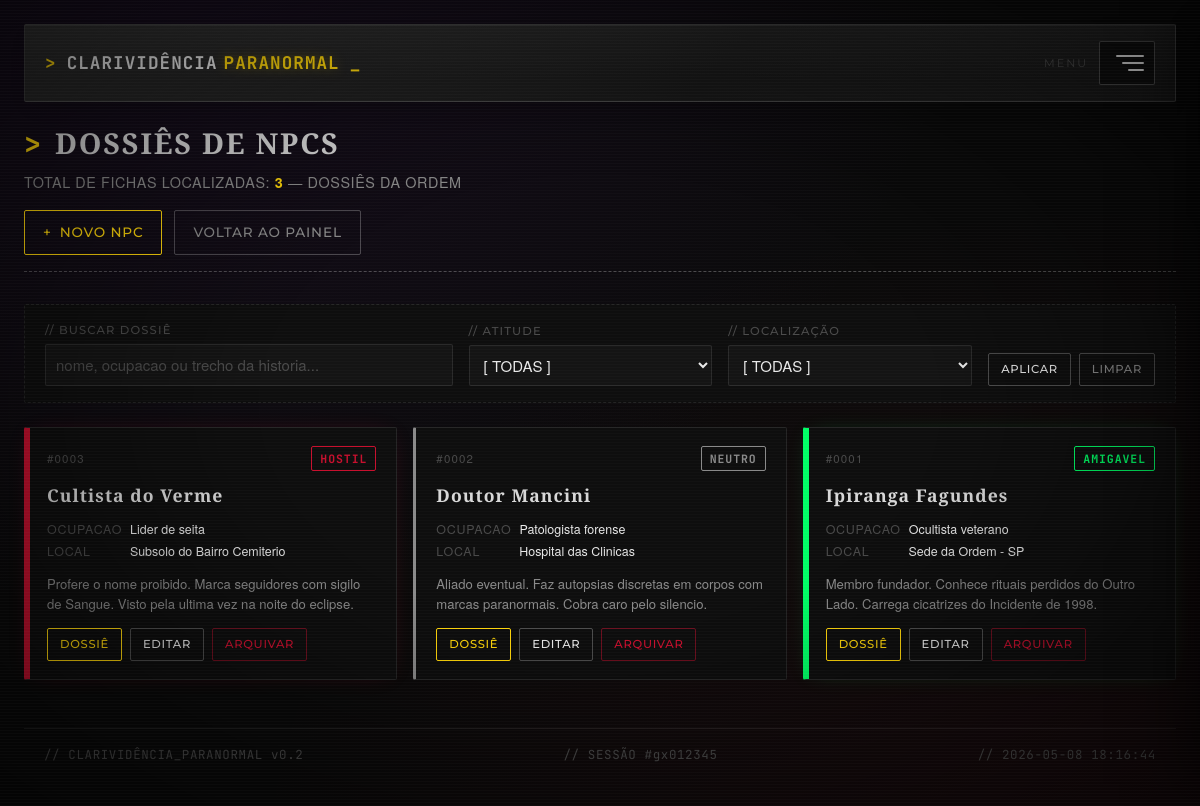
The page /npcs/listar.php on the database its author committed.
### tables this page shows
CREATE TABLE npcs (
    id            INT UNSIGNED AUTO_INCREMENT PRIMARY KEY,
    campanha_id   INT UNSIGNED NULL,
    nome          VARCHAR(120) NOT NULL,
    ocupacao      VARCHAR(120) NOT NULL,
    localizacao   VARCHAR(120) NOT NULL DEFAULT 'Desconhecida',
    atitude       ENUM('Amigavel','Neutro','Hostil') NOT NULL DEFAULT 'Neutro',
    foto_arquivo  VARCHAR(160) NULL,
    historia      TEXT         NOT NULL,
    criado_em     TIMESTAMP    NOT NULL DEFAULT CURRENT_TIMESTAMP,
    atualizado_em TIMESTAMP    NOT NULL DEFAULT CURRENT_TIMESTAMP
                                ON UPDATE CURRENT_TIMESTAMP,
    INDEX idx_npcs_nome        (nome),
    INDEX idx_npcs_atitude     (atitude),
    INDEX idx_npcs_localizacao (localizacao),
    INDEX idx_npcs_campanha    (campanha_id),
    CONSTRAINT fk_npc_campanha FOREIGN KEY (campanha_id)
        REFERENCES campanhas(id) ON DELETE SET NULL
);

### config.php (called while the page is built, shortened)
<?php
function getConexao(): PDO
{
    static $pdo = null;
    $dsn = sprintf(
        'mysql:host=%s;port=%d;dbname=%s;charset=%s',
        DB_HOST,
        DB_PORT,
        DB_NAME,
        DB_CHARSET
    );
    $opcoes = [
        PDO::ATTR_ERRMODE            => PDO::ERRMODE_EXCEPTION,
        PDO::ATTR_DEFAULT_FETCH_MODE => PDO::FETCH_ASSOC,
        PDO::ATTR_EMULATE_PREPARES   => false,
        PDO::MYSQL_ATTR_INIT_COMMAND => "SET NAMES utf8mb4 COLLATE utf8mb4_unicode_ci",
    ];
    try {
        $pdo = new PDO($dsn, DB_USER, DB_PASS, $opcoes);
    } catch (PDOException $e) {
        throw new RuntimeException(
            '[FALHA NO RITUAL DE CONEXÃO] ' . $e->getMessage(),
            (int) $e->getCode(),
            $e
        );
    }
    return $pdo;
}
function escapar(?string $valor): string
{
    return htmlspecialchars($valor ?? '', ENT_QUOTES | ENT_SUBSTITUTE, 'UTF-8');
}
function obterBaseUrl(): string
{
    static $base = null;
    if ($base !== null) {
        return $base;
    }
    $docRoot       = realpath((string) ($_SERVER['DOCUMENT_ROOT'] ?? ''));
    $caminhoConfig = realpath(__DIR__);
    $docRoot       = str_replace('\\', '/', $docRoot);
    $caminhoConfig = str_replace('\\', '/', $caminhoConfig);
    if (str_starts_with($caminhoConfig, $docRoot)) {
        $sub  = substr($caminhoConfig, strlen($docRoot));
        $base = rtrim($sub, '/');
    } else {
        $base = '';
    }
    return $base;
}
function url(string $caminho = '/'): string
{
    return obterBaseUrl() . $caminho;
}

### src/NpcRepositorio.php (called while the page is built, shortened)
<?php
require_once __DIR__ . '/../config.php';
final class NpcRepositorio
{
    private PDO $pdo;
    public function __construct(?PDO $pdo = null)
    {
        $this->pdo = $pdo ?? getConexao();
    }
    public function listar(array $filtros = []): array
    {
        $sql    = 'SELECT id, campanha_id, nome, ocupacao, localizacao, atitude, foto_arquivo,
                          historia, criado_em, atualizado_em
                   FROM npcs';
        $where  = [];
        $params = [];
        $atitude = $filtros['atitude'] ?? null;
        $localizacao = $filtros['localizacao'] ?? null;
        $busca = $filtros['busca'] ?? null;
        $sql .= ' ORDER BY nome ASC';
        $stmt = $this->pdo->prepare($sql);
        $stmt->execute($params);
        return $stmt->fetchAll();
    }
}

### npcs/listar.php (the view, shortened to what this page needs)
<?php
require_once __DIR__ . '/../config.php';
require_once __DIR__ . '/../src/NpcRepositorio.php';
$filtroAtitude     = isset($_GET['atitude'])     ? (string) $_GET['atitude']     : '';
$filtroLocalizacao = isset($_GET['localizacao']) ? (string) $_GET['localizacao'] : '';
$filtroBusca       = isset($_GET['busca'])       ? trim((string) $_GET['busca']) : '';
try {
    $repo = new NpcRepositorio();
    $npcs = $repo->listar([
        'atitude'     => $filtroAtitude,
        'localizacao' => $filtroLocalizacao,
        'busca'       => $filtroBusca,
    ]);
} catch (Throwable $e) {
    definirFlash('erro', 'Falha ao consultar NPCs: ' . $e->getMessage());
    $npcs         = [];
    $localizacoes = [];
}
require __DIR__ . '/../views/cabecalho.php';
?>
<section class="cabecalho-pagina">
    <h1 class="cabecalho-pagina__titulo">
        <span class="cabecalho-pagina__prompt">&gt;</span>
        DOSSIÊS DE NPCS
    </h1>
    <p class="cabecalho-pagina__subtitulo">
        TOTAL DE FICHAS LOCALIZADAS: <strong><?= count($npcs) ?></strong>
        — DOSSIÊS DA ORDEM
    </p>
    <div class="cabecalho-pagina__acoes">
        <a href="<?= escapar(url('/npcs/formulario.php')) ?>" class="botao botao--primario">
            <span aria-hidden="true">+</span> NOVO NPC
        </a>
        <a href="<?= escapar(url('/index.php')) ?>" class="botao botao--secundario">VOLTAR AO PAINEL</a>
    </div>
</section>
<form method="GET" class="filtros" aria-label="Filtros de NPCs">
    <div class="filtros__grupo filtros__grupo--busca">
        <label for="filtro-busca" class="filtros__rotulo">// BUSCAR DOSSIÊ</label>
        <input type="search" id="filtro-busca" name="busca"
               class="filtros__entrada"
               value="<?= escapar($filtroBusca) ?>"
               maxlength="120"
               placeholder="nome, ocupacao ou trecho da historia..."
               autocomplete="off">
    </div>
    <div class="filtros__grupo">
        <label for="filtro-atitude" class="filtros__rotulo">// ATITUDE</label>
        <select id="filtro-atitude" name="atitude" class="filtros__select">
            <option value="">[ TODAS ]</option>
        </select>
    </div>
    <div class="filtros__grupo">
        <label for="filtro-localizacao" class="filtros__rotulo">// LOCALIZAÇÃO</label>
        <select id="filtro-localizacao" name="localizacao" class="filtros__select">
            <option value="">[ TODAS ]</option>
        </select>
    </div>
    <div class="filtros__acoes">
        <button type="submit" class="botao botao--pequeno">APLICAR</button>
        <a href="<?= escapar(url('/npcs/listar.php')) ?>" class="botao botao--pequeno botao--secundario">LIMPAR</a>
    </div>
</form>
<?php if (empty($npcs)): ?>
    <div class="estado-vazio">
        <pre class="estado-vazio__arte" aria-hidden="true">
[ NENHUM_DOSSIÊ_LOCALIZADO ]
         .--.
        /    \
       | () () |
        \  ^  /
         |||||
         |||||
        </pre>
        <p class="estado-vazio__texto">
            Nenhum NPC corresponde aos filtros aplicados. Ajuste os filtros ou
            <a href="<?= escapar(url('/npcs/formulario.php')) ?>" class="link">[REGISTRE UM NOVO DOSSIÊ]</a>.
        </p>
    </div>
<?php else: ?>
    <div class="galeria" role="list">
        <?php foreach ($npcs as $npc):
            $atitudeSlug = strtolower((string) $npc['atitude']);
        ?>
            <article class="cartao-npc cartao-npc--<?= escapar($atitudeSlug) ?>" role="listitem">
                <header class="cartao-npc__topo">
                    <span class="cartao-npc__id">#<?= str_pad((string) $npc['id'], 4, '0', STR_PAD_LEFT) ?></span>
                    <span class="cartao-npc__atitude cartao-npc__atitude--<?= escapar($atitudeSlug) ?>">
                        <?= escapar(strtoupper((string) $npc['atitude'])) ?>
                    </span>
                </header>
                <h2 class="cartao-npc__nome">
                    <a href="<?= escapar(url('/npcs/visualizar.php?id=' . (int) $npc['id'])) ?>"
                       class="cartao-npc__nome-link">
                        <?= escapar($npc['nome']) ?>
                    </a>
                </h2>
                <dl class="cartao-npc__meta">
                    <div class="cartao-npc__meta-linha">
                        <dt>OCUPACAO</dt>
                        <dd><?= escapar($npc['ocupacao']) ?></dd>
                    </div>
                    <div class="cartao-npc__meta-linha">
                        <dt>LOCAL</dt>
                        <dd><?= escapar($npc['localizacao']) ?></dd>
                    </div>
                </dl>
                <p class="cartao-npc__historia">
                    <?= escapar(mb_strimwidth((string) $npc['historia'], 0, 180, '...')) ?>
                </p>
                <footer class="cartao-npc__acoes">
                    <a href="<?= escapar(url('/npcs/visualizar.php?id=' . (int) $npc['id'])) ?>"
                       class="botao botao--pequeno botao--primario">DOSSIÊ</a>
                    <a href="<?= escapar(url('/npcs/formulario.php?id=' . (int) $npc['id'])) ?>"
                       class="botao botao--pequeno">EDITAR</a>
                    <form action="<?= escapar(url('/npcs/excluir.php')) ?>" method="POST"
                          data-confirmar="Confirma a exclusao do NPC <?= escapar($npc['nome']) ?>?"
                          class="formulario-inline">
                        <button type="submit" class="botao botao--pequeno botao--perigo">ARQUIVAR</button>
                    </form>
                </footer>
            </article>
        <?php endforeach; ?>
    </div>
<?php endif; ?>
<?php require __DIR__ . '/../views/rodape.php'; ?>

### rows shown on the page
npcs: id "0003", atitude "HOSTIL", nome "Cultista do Verme", ocupacao "Lider de seita", localizacao "Subsolo do Bairro Cemiterio", historia "Profere o nome proibido. Marca seguidores com sigilo de Sangue. Visto pela ultima vez na noite do eclipse."
npcs: id "0002", atitude "NEUTRO", nome "Doutor Mancini", ocupacao "Patologista forense", localizacao "Hospital das Clinicas", historia "Aliado eventual. Faz autopsias discretas em corpos com marcas paranormais. Cobra caro pelo silencio."
npcs: id "0001", atitude "AMIGAVEL", nome "Ipiranga Fagundes", ocupacao "Ocultista veterano", localizacao "Sede da Ordem - SP", historia "Membro fundador. Conhece rituais perdidos do Outro Lado. Carrega cicatrizes do Incidente de 1998."

### other values the page prints
count($npcs) "3"
escapar(substr(session_id() ?: '00000000', 0, 8)) "gx012345"
